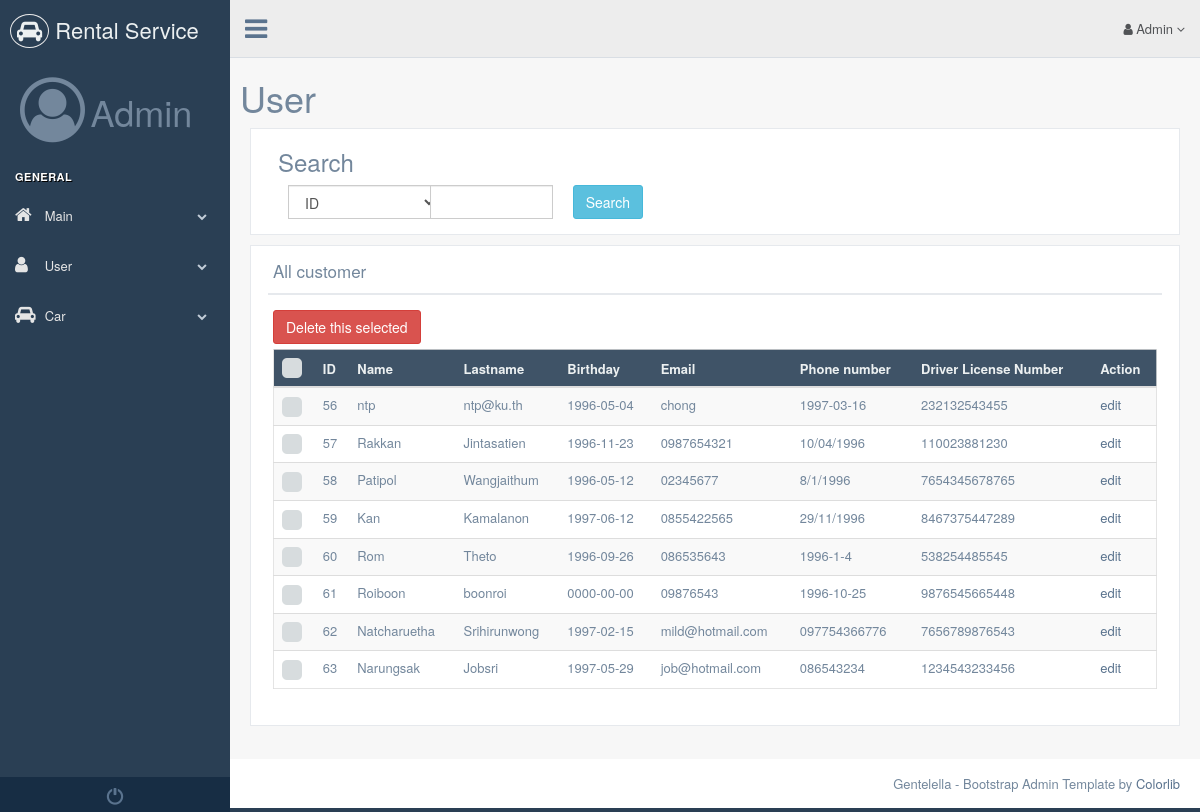
The page /adminpage/index.php?content=list-user on the database its author committed.
### tables this page shows
CREATE TABLE `customer` (
  `id` int(11) UNSIGNED NOT NULL,
  `username` varchar(255) NOT NULL,
  `password` varchar(255) NOT NULL,
  `name` varchar(255) NOT NULL,
  `lastname` varchar(255) NOT NULL,
  `birthday` date NOT NULL,
  `email` varchar(255) NOT NULL,
  `phone` varchar(255) NOT NULL,
  `dln` varchar(255) NOT NULL
);

### adminpage/listuser.php (the view, shortened to what this page needs)
<?php
$link = @mysqli_connect("localhost", "root", "", "Car_Rental_System")
 			or die(mysqli_connect_error()."</body></html>");
if(@$_GET['c']&&@$_GET['q']){
	$sql = "SELECT id,name,lastname,birthday,email,phone,dln FROM customer WHERE ".$_GET['c']." LIKE '%".$_GET['q']."%'";
}
else {
	$sql = "SELECT id,name,lastname,birthday,email,phone,dln FROM customer";
}
$result = mysqli_query($link, $sql);
$num_fields = mysqli_num_fields($result);
?>
<!DOCTYPE html>
<html lang="en">
<head>
    <link href="../css/bootstrap.min.css" rel="stylesheet">
    <link href="../font-awesome/css/font-awesome.min.css" rel="stylesheet">
    <link href="../css/green.css" rel="stylesheet">
    <link href="../css/adminpage.css" rel="stylesheet">
</head>
<body>
<div class="right_col" role="main">
    <div class="">
        <div class="row">
            <h1>User</h1>
            <div class="col-md-12 col-sm-12 col-xs-12">
                <div class="x_panel">
            <form  method="get">
                <div class = "col-md-6">
                    <h3> Search </h3>
                    <div class = "col-md-4 align-self-start">
                        <select class="form-control" name="c" style = "width: 150px ; float: left;">
                            <option value="id">ID</option>
                        </select>
                    </div>
                    <div class = "col-md-4 align-self-start">
                        <input type="text" class="form-control" name="q" autocomplete="off" style = "float:left;"><br>
                    </div>
                    <div class = "col-md-4 <align-self-start></align-self-start>">
                        <input type="submit" class="btn btn-info" value="Search">
                    </div>
                </div>
            </form>
            </div>
                <div class="x_panel">
                    <div class="x_title">
                        <h2><?php if(@$_GET['c'] && @$_GET['q']){ echo $_GET['c'].": ".$_GET['q']; }
                                    else echo "All customer"; ?> </h2>
                        <div class="clearfix"></div>
                    </div>
                    <div class="x_content">
                        <div class="table-responsive">
                            <form method="post">
                                <button id="tmp" class="btn btn-danger">Delete this selected</button>
                                    <table class="table table-striped jambo_table bulk_action">
                                <thead>
                                    <tr class="headings">
                                        <th>
                                        </th>
                                        <th class="column-title">ID </th>
                                        <th class="column-title">Name </th>
                                        <th class="column-title">Lastname </th>
                                        <th class="column-title">Birthday </th>
                                        <th class="column-title">Email </th>
                                        <th class="column-title">Phone number </th>
                                        <th class="column-title">Driver License Number</th>
                                        <th class="column-title">Action</th>
                                    </tr>
                                </thead>
                                <tbody>
                                        <?php
                                            while($data = mysqli_fetch_array($result)) {
                                                echo '<tr class="even pointer">
                                                        <td class="a-center ">
                                                            <input type="checkbox" class="flat"  name="id[]" value="'.$data['id'].'">
                                                        ';
                                                for($i = 0; $i < $num_fields; $i++) {
                                                    echo "<td>".$data[$i]."
                                                    ";
                                                }
                                                echo '
                                                            </td>
                                                            <td>
                                                            <a href="form.php?action=update&id='.$data['id'].'">edit</a>
                                                            </td>
                                                        </td>
                                                    </tr>';
                                            }
                                        ?>
                                </tbody>
                            </table>
                            </form>
                        </div>
                    </div>
                </div>
            </div>
        </div>
    </div>
</div>
</body>
</html>

### rows shown on the page
customer: id "56", name "ntp", lastname "ntp@ku.th", birthday "1996-05-04", email "chong", phone "1997-03-16", dln "232132543455"
customer: id "57", name "Rakkan", lastname "Jintasatien", birthday "1996-11-23", email "0987654321", phone "10/04/1996", dln "110023881230"
customer: id "58", name "Patipol", lastname "Wangjaithum", birthday "1996-05-12", email "02345677", phone "8/1/1996", dln "7654345678765"
customer: id "59", name "Kan", lastname "Kamalanon", birthday "1997-06-12", email "0855422565", phone "29/11/1996", dln "8467375447289"
customer: id "60", name "Rom", lastname "Theto", birthday "1996-09-26", email "086535643", phone "1996-1-4", dln "538254485545"
customer: id "61", name "Roiboon", lastname "boonroi", birthday "0000-00-00", email "09876543", phone "1996-10-25", dln "9876545665448"
customer: id "62", name "Natcharuetha", lastname "Srihirunwong", birthday "1997-02-15", email "mild@hotmail.com", phone "097754366776", dln "7656789876543"
customer: id "63", name "Narungsak", lastname "Jobsri", birthday "1997-05-29", email "job@hotmail.com", phone "086543234", dln "1234543233456"
